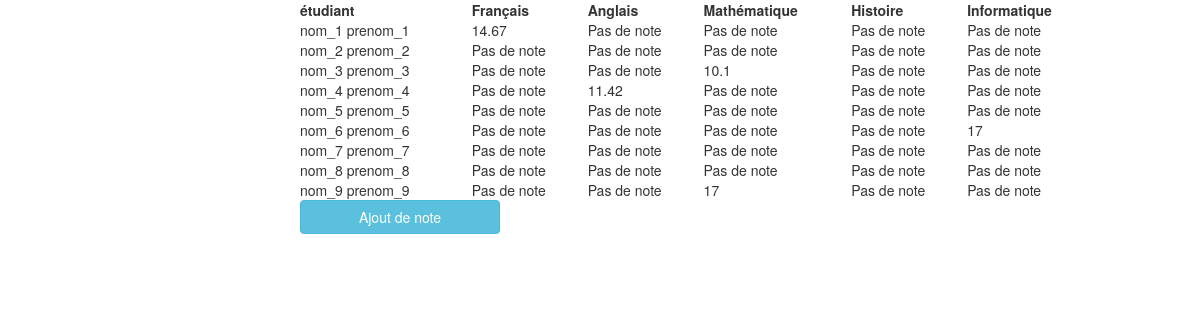
/moyenne.php, run on the app's committed database.
### tables this page shows
CREATE TABLE IF NOT EXISTS `matiere` (
  `id_matiere` int(11) NOT NULL AUTO_INCREMENT,
  `nom_matiere` varchar(40) DEFAULT NULL,
  PRIMARY KEY (`id_matiere`)
);

CREATE TABLE IF NOT EXISTS `etudiant` (
  `id_etudiant` int(11) NOT NULL AUTO_INCREMENT,
  `nom` varchar(30) DEFAULT NULL,
  `prenom` varchar(30) DEFAULT NULL,
  PRIMARY KEY (`id_etudiant`)
);

### calc_moyenne.php (the view)
<?php
require("./connexion.php");
$req = $bdd->prepare('SELECT * FROM etudiant');
$req->execute();
while ($donnees = $req->fetch())
{
	echo '<tr> ';
	echo '<td>  ' . $donnees['nom'] . ' ' . $donnees['prenom'] . '  </td>';
	for($i = 0; $i < count($id_matiere); $i++)
	{
		$coefficient_total = 0;
		$note = 0;
		$moyenne = $bdd->prepare('SELECT coefficient, note FROM note WHERE id_etudiant=' . $donnees["id_etudiant"] . ' AND id_matiere=' . $id_matiere[$i]);
		$moyenne->execute();
		while ($value = $moyenne->fetch())
		{
			$coefficient_total += $value["coefficient"];
			$note += ($value["coefficient"] *  $value["note"]);
		}
		if ($coefficient_total != 0)
			echo '<td>  ' . round($note / $coefficient_total, 2) . '  </td>';
		else
			echo '<td>  Pas de note  </td>';
	}
	echo '</tr> ';
}
?>

### moyenne.php (shortened to what this page needs)
<!doctype html>
<html>
  <head>
	 <link rel="stylesheet" href="https://maxcdn.bootstrapcdn.com/bootstrap/3.3.5/css/bootstrap.min.css">
  </head>
  <body>
	<table id="table-moy" class="col-md-8 col-md-offset-3">
		<thead>
		<tr>
			<th> étudiant </th>
			<?php require("./matiere.php") ?>
		</tr>
		</thead>
		<tbody>
			<?php require("./calc_moyenne.php") ?>
		</tbody>
	</table>
	<a href="index.php" class="btn btn-info col-md-2 col-md-offset-3" role="button">Ajout de note</a>
  </body>
</html>

### matiere.php (shortened to what this page needs)
<?php
require("./connexion.php");
$req = $bdd->prepare('SELECT * FROM matiere');
$req->execute();
$id_matiere = array();
while ($donnees = $req->fetch())
{
	echo '<th>  ' . $donnees['nom_matiere'] .'  </th>';
	$id_matiere[] = $donnees['id_matiere'];
}
?>

### data on the page
matiere: nom_matiere "Français"
matiere: nom_matiere "Anglais"
matiere: nom_matiere "Mathématique"
matiere: nom_matiere "Histoire"
matiere: nom_matiere "Informatique"
etudiant: nom "nom_1", prenom "prenom_1", coefficient_total "14.67"
etudiant: nom "nom_2", prenom "prenom_2"
etudiant: nom "nom_3", prenom "prenom_3", coefficient_total "10.1"
etudiant: nom "nom_4", prenom "prenom_4", coefficient_total "11.42"
etudiant: nom "nom_5", prenom "prenom_5"
etudiant: nom "nom_6", prenom "prenom_6", coefficient_total "17"
etudiant: nom "nom_7", prenom "prenom_7"
etudiant: nom "nom_8", prenom "prenom_8"
etudiant: nom "nom_9", prenom "prenom_9", coefficient_total "17"
